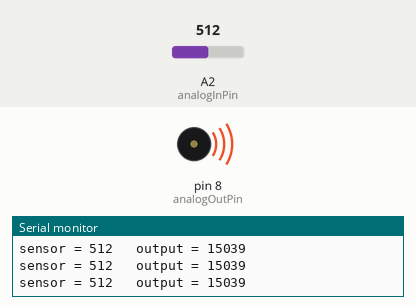
Simulated run of this sketch. Board: Arduino Uno, built with avr-gcc and run on an emulated ATmega328P. Parts: buzzer (waves = sounding), the last lines printed to the serial monitor. Inputs (shaded band) come from the test bench; at power-on: A2 (analogInPin) = 512.

Above: at 1.2 s.
1.3 s: A2 (analogInPin) set to 352
At 2.2 s:
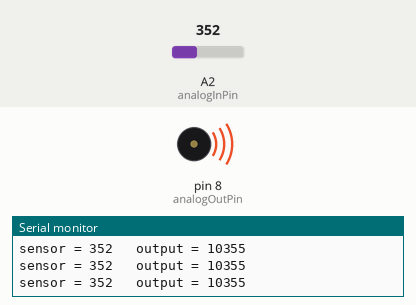
4.3 s: A2 (analogInPin) set to 328
At 5.3 s:
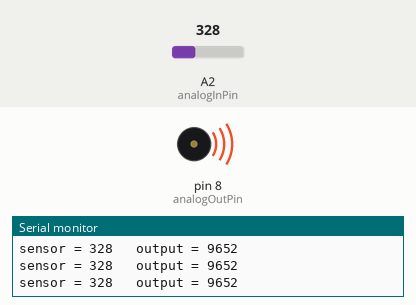
Timing chart, 0 to 7.3 s (numbered marks = the images above; inputs shaded):
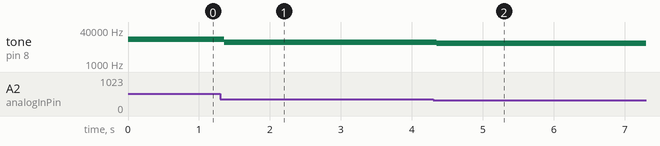

Measured:
- after the input at 1.3 s, tone on pin 8 (analogOutPin): 15039 Hz → 10355 Hz after 0.06 s
- after the input at 4.3 s, tone on pin 8 (analogOutPin): 10355 Hz → 9652 Hz after 0.05 s

The sketch:

Buzzer.ino
```cpp
// (licence header left out)
// Initialisation des constantes :
const int analogInPin = A2; // Numéro de la broche à laquelle est connecté la photorésistance
const int analogOutPin = 8; // Numéro de la broche à laquelle est connectée le buzzer

int sensorValue = 0; // Valeur lue sur la photorésistance
int outputValue = 0; // Valeur envoyée à la LED

void setup()
{
// Initialise la communication avec l'ordinateur
    Serial.begin(9600);

    // Indique que la broche analogOutPin est une sortie :
    pinMode(analogOutPin, OUTPUT);
    // Indique que la broche analogInPin est une entrée :
    pinMode(analogInPin, INPUT);
}

void loop()
{
    // lit la valeur de la photorésistance et
    // stocke le résultat dans sensorValue :
    sensorValue = analogRead(analogInPin);
    // change sensorValue vers une intervalle de 0 à 255
    // et stocke le résultat dans outputValue :
    outputValue = map(sensorValue, 0, 1023, 50, 30000);
    // envoie de cette nouvelle valeur sur la LED
    analogWrite(analogOutPin, outputValue);

    Serial.print("sensor = " );
    Serial.print(sensorValue);
    Serial.print("\t output = ");
    Serial.println(outputValue);

    //note sur piezzo sur broche 8
    tone(analogOutPin, outputValue);
    delay(50);

    // envoie tout ça vers l'ordinateur
    Serial.print("sensor = " );
    Serial.print(sensorValue);
    Serial.print("\t output = ");
    Serial.println(outputValue);

}
```
